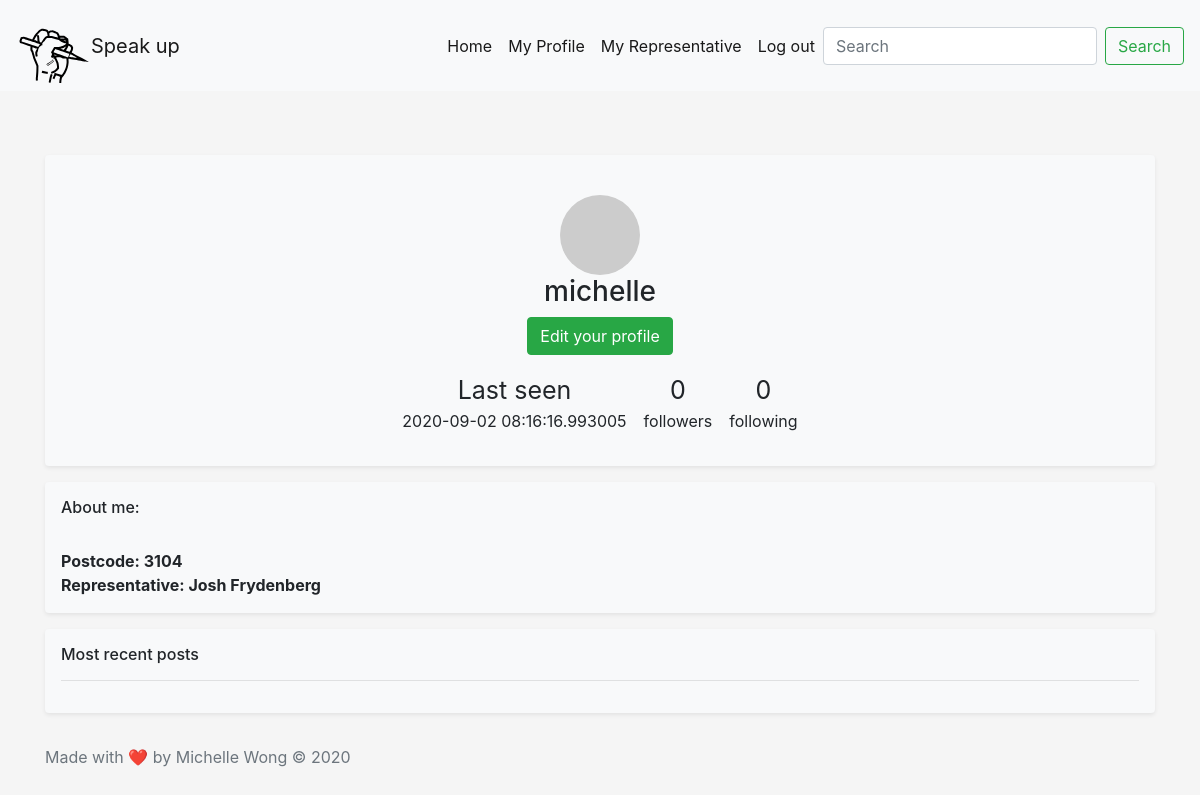
Page /user/michelle (signed in) on the earlier database version.
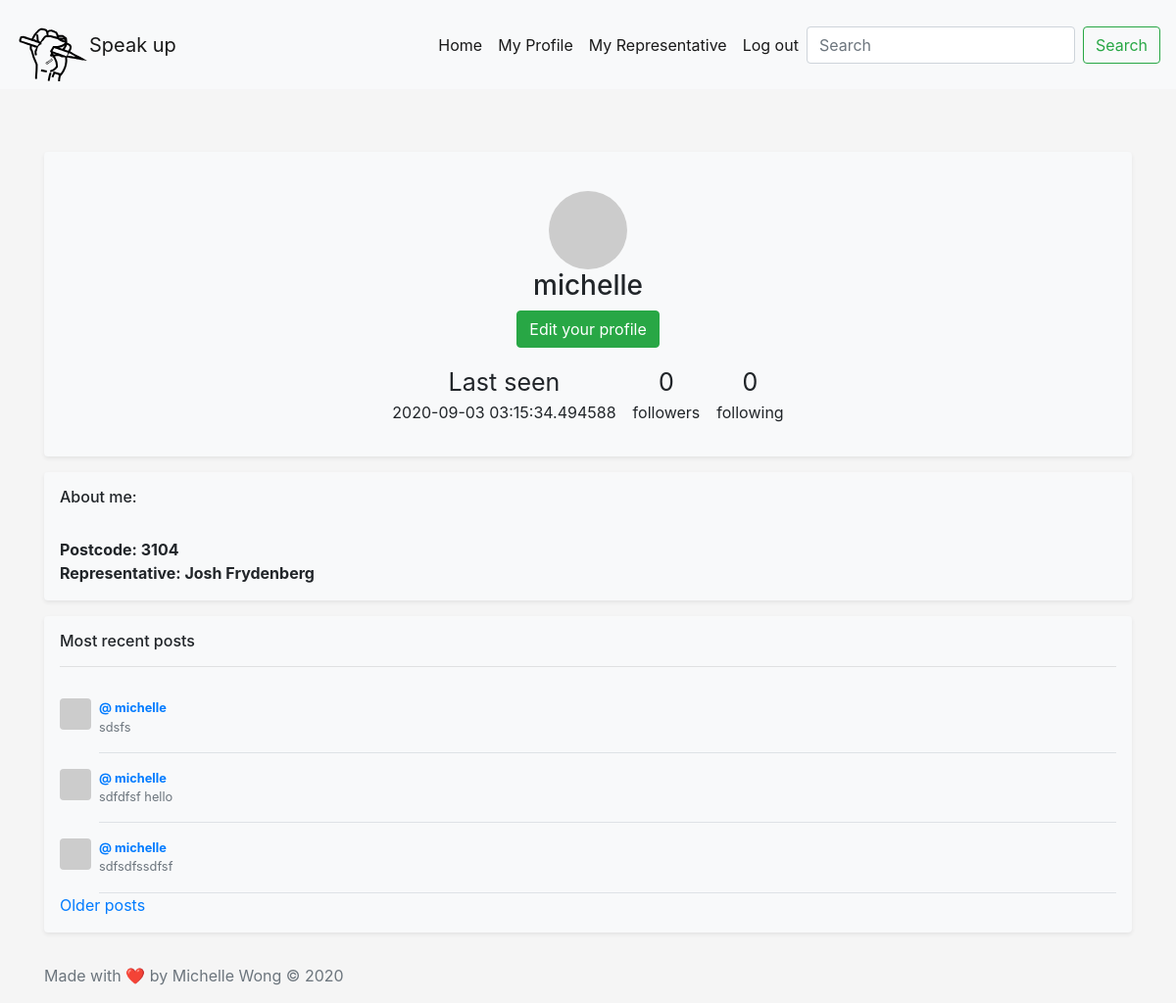
Same page on the later database version.
### app/models.py (models this page shows, shortened)
class User(UserMixin, db.Model):
    id = db.Column(db.Integer, primary_key=True)
    username = db.Column(db.String(64), index=True, unique=True)
    email = db.Column(db.String(120), index=True, unique=True)
    password_hash = db.Column(db.String(128))
    posts = db.relationship('Post', backref='author', lazy='dynamic')
    about_me = db.Column(db.String(140))
    representative = db.Column(db.String(100))
    constituency = db.Column(db.String(100))
    postcode = db.Column(db.String(64))
    last_seen = db.Column(db.DateTime, default=datetime.utcnow)
    followed = db.relationship(
        'User', secondary=followers,
        primaryjoin=(followers.c.follower_id == id),
        secondaryjoin=(followers.c.followed_id == id),
        backref=db.backref('followers', lazy='dynamic'), lazy='dynamic')
    def avatar(self, size):
        digest = md5(self.email.lower().encode('utf-8')).hexdigest()
        return 'https://www.gravatar.com/avatar/{}?d=identicon&s={}'.format(
            digest, size)

class Post(db.Model):
    id = db.Column(db.Integer, primary_key=True)
    body = db.Column(db.String(140))
    timestamp = db.Column(db.DateTime, index=True, default=datetime.utcnow)
    user_id = db.Column(db.Integer, db.ForeignKey('user.id'))

### app/routes.py (the view)
@app.route('/user/<username>')
@login_required
def user(username):
    user = User.query.filter_by(username=username).first_or_404()
    page = request.args.get('page', 1, type=int)
    posts = user.posts.order_by(Post.timestamp.desc()).paginate(
        page, 3, False)
    next_url = url_for('user', username=user.username, page=posts.next_num) \
        if posts.has_next else None
    prev_url = url_for('user', username=user.username, page=posts.prev_num) \
        if posts.has_prev else None
    form = EmptyForm()
    return render_template('user.html', user=user, posts=posts.items,
                           next_url=next_url, prev_url=prev_url, form=form)

### app/forms.py
class EmptyForm(FlaskForm):
    submit = SubmitField('Submit')

### app/models.py (called while the page is built)
@login.user_loader
def load_user(id):
    return User.query.get(int(id))

### app/routes.py (called while the page is built)
@app.before_request
def before_request():
    if current_user.is_authenticated:
        current_user.last_seen = datetime.utcnow()
        db.session.commit()

### app/templates/user.html (shortened to what this page needs)
{% extends "navbar.html" %}
{% block content %}
<br><br>
<div class="my-3 p-3 bg-light text-center rounded box-shadow shadow-sm">
  <br>
  <img class ="profile" src="{{ user.avatar(128) }}">
  <h3>{{ user.username }}</h3>
  {% if user == current_user %}
                <p>
                  <a class="btn btn-success" href="{{ url_for('edit_profile') }}" role="button">Edit your profile</a>
                {% endif %}
  <table>
    <tr>
      <td style="text-align:center"><span class = "bigger">{% if user.last_seen %}Last seen</span><br>{{ user.last_seen }}</p>{% endif %}</th>
      <td style="text-align:center"><p><span class = "bigger">{{ user.followers.count() }}</span><br> followers</p></th>
      <td style="text-align:center"><p><span class = "bigger">{{ user.followed.count() }}</span> <br>following</p></th>
</div>
<div class="my-3 p-3 bg-light rounded box-shadow shadow-sm">
  <h6>About me: </h6>
  <br> <b>Postcode: {{user.postcode}}</b>
  <br> <b>Representative: {{user.representative}}</b>
</div>
<div class="my-3 p-3 bg-light rounded box-shadow shadow-sm">
  <h6> Most recent posts</h6>
    <hr>
    {% for post in posts %}
        {% include '_post.html' %}
    {% endfor %}
    {% if next_url %}
    <a href="{{ next_url }}">Older posts</a>
    {% endif %}
</div>
{% endblock %}

### app/templates/navbar.html (shortened to what this page needs)
<!doctype html>
<html lang="en">
  <head>
    <link rel="stylesheet" href="https://stackpath.bootstrapcdn.com/bootstrap/4.5.2/css/bootstrap.min.css">
    <link href="css/file.css" rel="stylesheet">
  </head>
    <div class="container-fluid">
      <nav class="navbar navbar-expand-lg navbar-light bg-light">
        <img src="/static/websitelogobold.svg" width="75" height="75" class="d-inline-block align-top brand" alt="" loading="lazy">
        <a class="navbar-brand" href="#"> Speak up</a>
        <div class="collapse navbar-collapse" id="navbarNavAltMarkup">
          <div class="navbar-nav ml-auto">
            <a class="nav-link active" href={{url_for('index')}}>Home <span class="sr-only">(current)</span></a>
            {% if current_user.is_anonymous %}
            <a class="nav-link active" href={{url_for('login')}}>Log in <span class="sr-only">(current)</span></a>
            {% else %}
            <a class="nav-link active" href={{url_for('user', username= current_user.username)}}>My Profile <span class="sr-only">(current)</span></a>
            <a class="nav-link active" href={{url_for('myrepresentative')}}>My Representative<span class="sr-only">(current)</span></a>
            <a class="nav-link active" href={{url_for('logout')}}>Log out <span class="sr-only">(current)</span></a>
            {% endif %}
          </div>
          <form class="form-inline">
          <input class="form-control mr-sm-2" type="search" placeholder="Search" aria-label="Search">
          <button class="btn btn-outline-success my-2 my-sm-0" type="submit">Search</button>
        </form>
        </div>
      </nav>
      <div class="container">
        {% block content %}{% endblock %}
      </div>
        <footer class="footer mt-auto py-3">
          <div class="container">
            <span class="text-muted">Made with ❤️ by Michelle Wong © 2020</span>
          </div>
        </footer>
</html>

### app/templates/_post.html
        <div class="media text-muted pt-3">
          <img data-src="holder.js/32x32?theme=thumb&amp;bg=007bff&amp;fg=007bff&amp;size=1" alt="32x32" class="mr-2 rounded" style="width: 32px; height: 32px;" src={{ post.author.avatar(36) }} data-holder-rendered="true">
          <p class="media-body pb-3 mb-0 small lh-125 border-bottom border-gray">
            <strong class="d-block text-gray-dark"><a href="{{ url_for('user', username=post.author.username) }}">@ {{post.author.username}}</a></strong>
          {{post.body}}
                  </p>
        </div>

### app/css/file.css (style rules this page uses)
html, body { height: 100%; }
.container-fluid { position: absolute; left: 0px; top: 0px; }

### app/templates/navbar.html (style rules this page uses)
.container-fluid { padding-right:0; padding-left:0; margin-right:auto; margin-left:auto }

### app/templates/user.html (style rules this page uses)
.profile { border-radius: 50%; margin-left: auto; margin-right: auto; }
table { margin-left: auto; margin-right: auto; border-spacing: 15px 0px; border-collapse: separate; }
.bigger { font-size:25px; }

Differences in the rows shown:
changed User "michelle": last_seen "2020-09-02 08:16:16.993005" → "2020-09-03 03:15:34.494588"
added Post: author.username "michelle", body "sdsfs"
added Post: author.username "michelle", body "sdfdfsf hello"
added Post: author.username "michelle", body "sdfsdfssdfsf"
Other differences:
text now shown: "Older posts"
